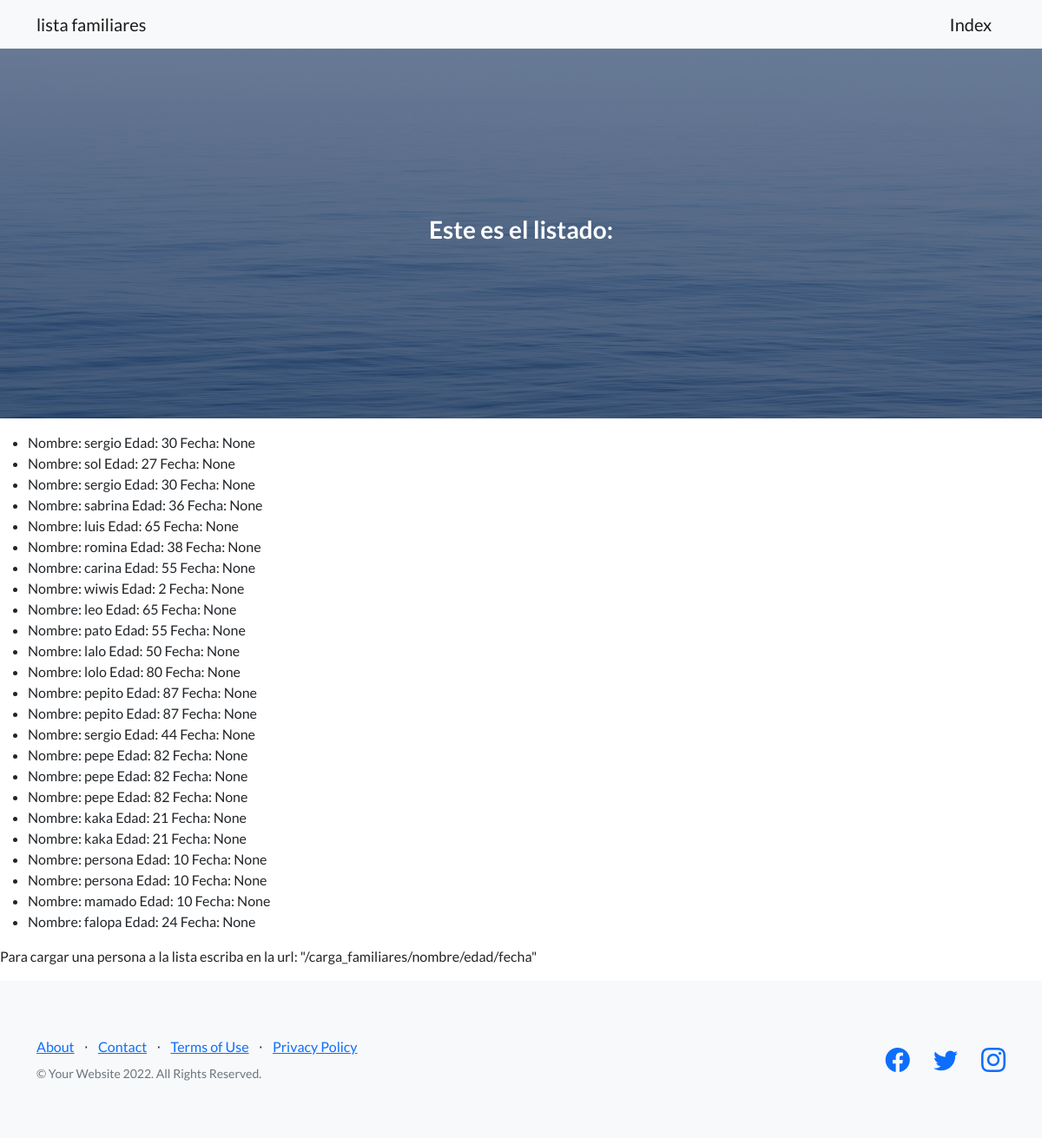
The app's page /lista_familiares/, older data.
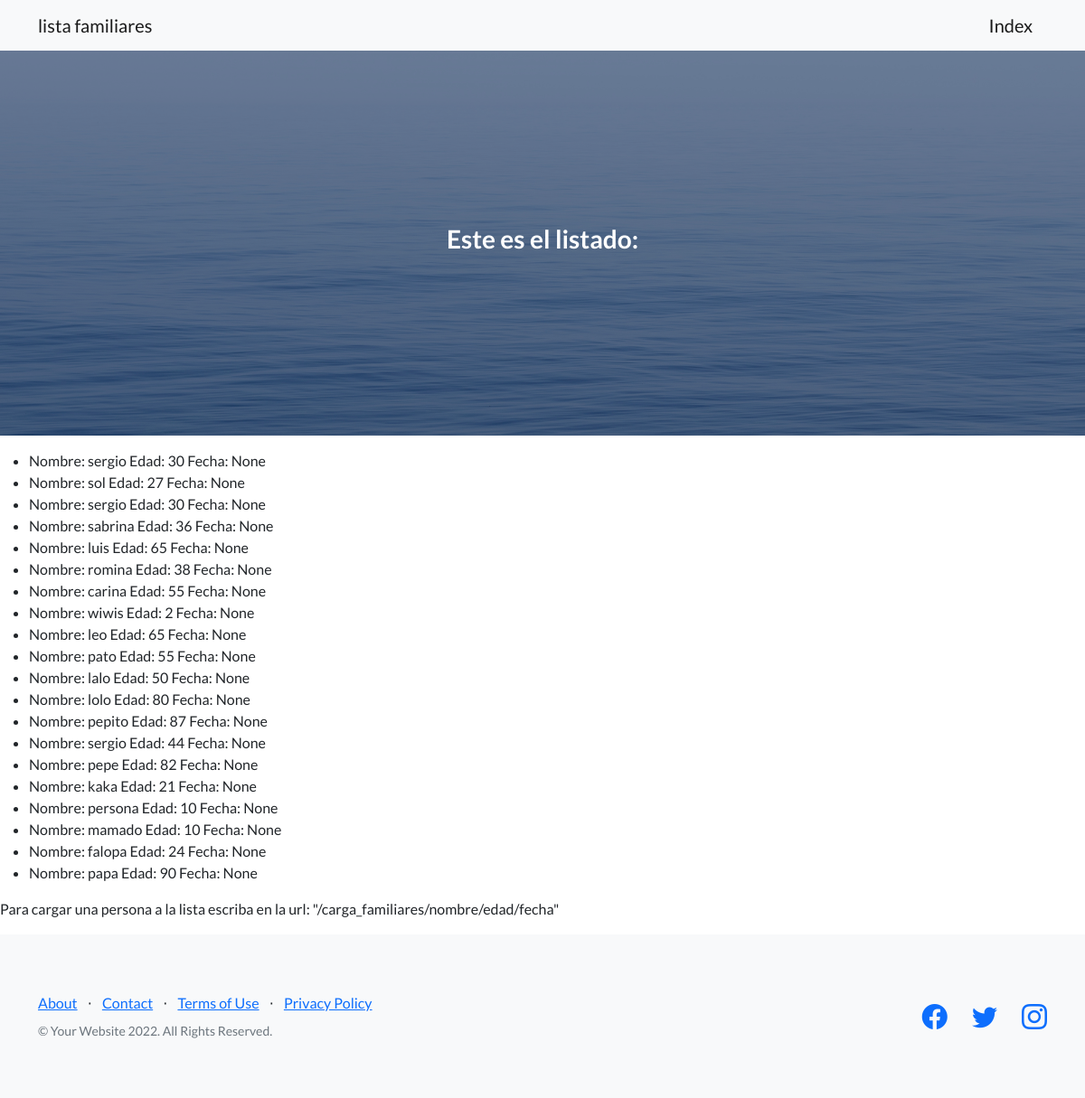
The same page, newer data.
### primerasVistas/models.py (models this page shows)
class Persona (models.Model):
    nombre=models.CharField(max_length=30)
    edad=models.IntegerField()
    fecha=models.DateField(null=True)

### primerasVistas/views.py (the view)
# urls.py: path('lista_familiares/',lista_familiares, name="lista_familiares"),
def lista_familiares(request):
    template= loader.get_template("lista_familiares.html",)
    lista_familiares=Persona.objects.all()
    render= template.render({"lista_familiares":lista_familiares})
    return HttpResponse(render)

### templates/lista_familiares.html (shortened to what this page needs)
{% extends 'base.html' %}
{% block texto_h3 %}
<h3>Este es el listado:</ht>
{% endblock texto_h3 %}
{% block instrucciones %}
<p>
    <ul>
        {% for persona in lista_familiares %}
        <li>Nombre: {{persona.nombre}} Edad: {{persona.edad}} Fecha: {{persona.fecha}}  </li>
        {% endfor %}
    </ul>
</p>
<p>Para cargar  una persona a la lista escriba en la url: "/carga_familiares/nombre/edad/fecha"</p>
{% endblock instrucciones %}

### templates/base.html (shortened to what this page needs)
<!DOCTYPE html>
<html lang="en">
    <head>
        {% load static %}
        <link href="https://cdn.jsdelivr.net/npm/bootstrap-icons@1.5.0/font/bootstrap-icons.css" rel="stylesheet" type="text/css" />
        <link href={% static 'primerasVistas/css/styles.css' %} rel="stylesheet" />
    </head>
    <body>
        <nav class="navbar navbar-light bg-light static-top">
            <div class="container">
                <a class="navbar-brand" href={% url 'lista_familiares' %}>lista familiares</a>
                <a class="navbar-brand" href= {% url 'index' %} >Index</a>
            </div>
        </nav>
        <header class="masthead">
            <div class="container position-relative">
                <div class="row justify-content-center">
                    <div class="col-xl-6">
                        <div class="text-center text-white">
                            {% block texto_h3 %}{% endblock texto_h3 %}
                        </div>
                    </div>
                </div>
            </div>
        </header>
{% block instrucciones %}
{% endblock instrucciones %}
        <footer class="footer bg-light">
            <div class="container">
                <div class="row">
                    <div class="col-lg-6 h-100 text-center text-lg-start my-auto">
                        <ul class="list-inline mb-2">
                            <li class="list-inline-item"><a href="#!">About</a></li>
                            <li class="list-inline-item">⋅</li>
                            <li class="list-inline-item"><a href="#!">Contact</a></li>
                            <li class="list-inline-item">⋅</li>
                            <li class="list-inline-item"><a href="#!">Terms of Use</a></li>
                            <li class="list-inline-item">⋅</li>
                            <li class="list-inline-item"><a href="#!">Privacy Policy</a></li>
                        </ul>
                        <p class="text-muted small mb-4 mb-lg-0">&copy; Your Website 2022. All Rights Reserved.</p>
                    </div>
                    <div class="col-lg-6 h-100 text-center text-lg-end my-auto">
                        <ul class="list-inline mb-0">
                            <li class="list-inline-item me-4">
                                <a href="#!"><i class="bi-facebook fs-3"></i></a>
                            </li>
                            <li class="list-inline-item me-4">
                                <a href="#!"><i class="bi-twitter fs-3"></i></a>
                            </li>
                            <li class="list-inline-item">
                                <a href="#!"><i class="bi-instagram fs-3"></i></a>
                            </li>
                        </ul>
                    </div>
                </div>
            </div>
        </footer>
    </body>
</html>

Row changes from the older to the newer data that the page shows:
removed Persona: nombre "pepito", edad "87", fecha "None"
removed Persona: nombre "pepe", edad "82", fecha "None"
removed Persona: nombre "pepe", edad "82", fecha "None"
removed Persona: nombre "kaka", edad "21", fecha "None"
removed Persona: nombre "persona", edad "10", fecha "None"
added Persona: nombre "papa", edad "90", fecha "None"
